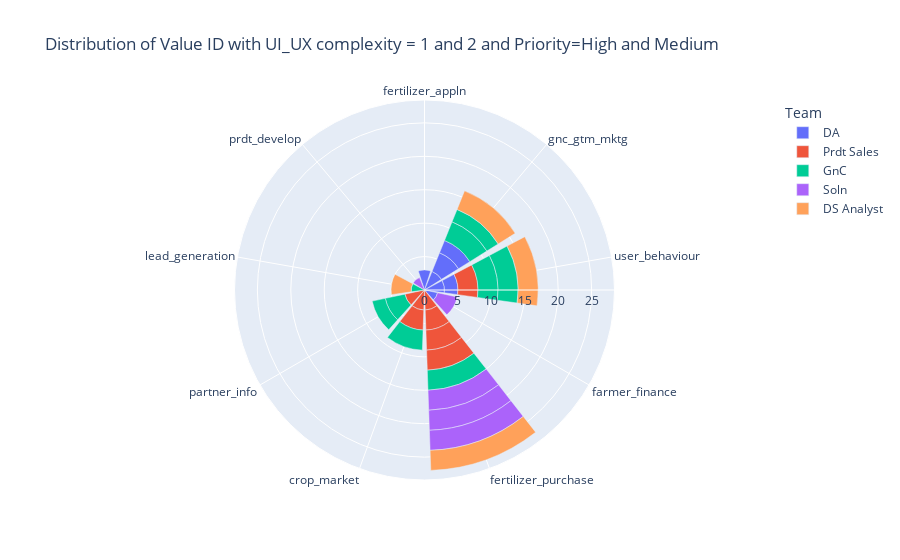

Write notebook code for a chart like this one.
### Code cell
#combining UI_UX complexity of 1 and 2, since there are only 4 entries with complexity = 1

fig = px.bar_polar(df_dv_shortlist, r="Priority", theta="Value ID", color="Team", 
            color_continuous_scale=px.colors.sequential.Viridis, 
            title= 'Distribution of Value ID with UI_UX complexity = 1 and 2 and Priority=High and Medium')
fig.show()

### Figure 1 — Plotly figure (JSON) as saved in the notebook; plotly's stock layout.template omitted (floating-point values rounded to 4 significant figures)
{"data": [{"hovertemplate": "Team=DA<br>Priority=%{r}<br>Value ID=%{theta}<extra></extra>", "legendgroup": "DA", "marker": {"color": "#636efa"}, "name": "DA", "r": [3, 3, 3, 3, 2, 2, 2], "showlegend": true, "subplot": "polar", "theta": ["fertilizer_appln", "gnc_gtm_mktg", "user_behaviour", "gnc_gtm_mktg", "gnc_gtm_mktg", "user_behaviour", "farmer_finance"], "type": "barpolar"}, {"hovertemplate": "Team=Prdt Sales<br>Priority=%{r}<br>Value ID=%{theta}<extra></extra>", "legendgroup": "Prdt Sales", "marker": {"color": "#EF553B"}, "name": "Prdt Sales", "r": [3, 3, 3, 3, 3, 3, 3, 3], "showlegend": true, "subplot": "polar", "theta": ["fertilizer_purchase", "crop_market", "partner_info", "crop_market", "fertilizer_purchase", "fertilizer_purchase", "user_behaviour", "fertilizer_purchase"], "type": "barpolar"}, {"hovertemplate": "Team=GnC<br>Priority=%{r}<br>Value ID=%{theta}<extra></extra>", "legendgroup": "GnC", "marker": {"color": "#00cc96"}, "name": "GnC", "r": [3, 3, 3, 3, 3, 3, 2, 2, 2], "showlegend": true, "subplot": "polar", "theta": ["crop_market", "user_behaviour", "fertilizer_purchase", "gnc_gtm_mktg", "partner_info", "user_behaviour", "lead_generation", "gnc_gtm_mktg", "partner_info"], "type": "barpolar"}, {"hovertemplate": "Team=Soln<br>Priority=%{r}<br>Value ID=%{theta}<extra></extra>", "legendgroup": "Soln", "marker": {"color": "#ab63fa"}, "name": "Soln", "r": [3, 3, 3, 3, 2], "showlegend": true, "subplot": "polar", "theta": ["fertilizer_purchase", "fertilizer_purchase", "fertilizer_purchase", "farmer_finance", "prdt_develop"], "type": "barpolar"}, {"hovertemplate": "Team=DS Analyst<br>Priority=%{r}<br>Value ID=%{theta}<extra></extra>", "legendgroup": "DS Analyst", "marker": {"color": "#FFA15A"}, "name": "DS Analyst", "r": [3, 3, 3, 3], "showlegend": true, "subplot": "polar", "theta": ["lead_generation", "user_behaviour", "gnc_gtm_mktg", "fertilizer_purchase"], "type": "barpolar"}], "layout": {"barmode": "relative", "legend": {"title": {"text": "Team"}, "tracegroupgap": 0}, "polar": {"angularaxis": {"direction": "clockwise", "rotation": 90}, "domain": {"x": [0, 1], "y": [0, 1]}}, "title": {"text": "Distribution of Value ID with UI_UX complexity = 1 and 2 and Priority=High and Medium"}}}
